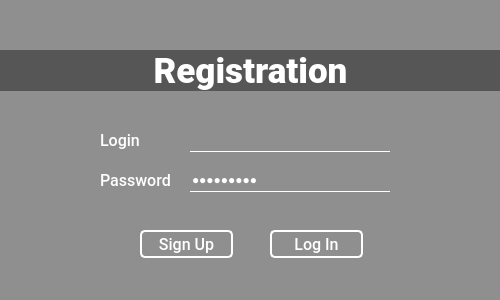
<?xml version="1.0" encoding="UTF-8"?>
<ui version="4.0">
 <class>Reg</class>
 <widget class="QDialog" name="Reg">
  <property name="geometry">
   <rect>
    <x>0</x>
    <y>0</y>
    <width>500</width>
    <height>300</height>
   </rect>
  </property>
  <property name="windowTitle">
   <string>Dialog</string>
  </property>
  <widget class="QLineEdit" name="reg_userId">
   <property name="geometry">
    <rect>
     <x>190</x>
     <y>128</y>
     <width>200</width>
     <height>24</height>
    </rect>
   </property>
   <property name="styleSheet">
    <string notr="true">color: white; background: rgba(0,0,0,0); border: 0px 1px, 0px, 0px; border-bottom: 1px solid white; </string>
   </property>
   <property name="locale">
    <locale language="English" country="UnitedStates"/>
   </property>
   <property name="maxLength">
    <number>20</number>
   </property>
  </widget>
  <widget class="QWidget" name="widget" native="true">
   <property name="geometry">
    <rect>
     <x>0</x>
     <y>0</y>
     <width>500</width>
     <height>400</height>
    </rect>
   </property>
   <property name="styleSheet">
    <string notr="true">background: rgba(0,0,0,0.4);</string>
   </property>
   <widget class="QLabel" name="label">
    <property name="geometry">
     <rect>
      <x>100</x>
      <y>130</y>
      <width>80</width>
      <height>20</height>
     </rect>
    </property>
    <property name="font">
     <font>
      <family>Roboto Medium</family>
      <pointsize>12</pointsize>
     </font>
    </property>
    <property name="styleSheet">
     <string notr="true">color: white; background: rgba(0,0,0,0);</string>
    </property>
    <property name="text">
     <string>Login</string>
    </property>
   </widget>
   <widget class="QLabel" name="label_2">
    <property name="geometry">
     <rect>
      <x>100</x>
      <y>170</y>
      <width>72</width>
      <height>20</height>
     </rect>
    </property>
    <property name="font">
     <font>
      <family>Roboto Medium</family>
      <pointsize>12</pointsize>
      <weight>50</weight>
      <bold>false</bold>
     </font>
    </property>
    <property name="layoutDirection">
     <enum>Qt::LeftToRight</enum>
    </property>
    <property name="styleSheet">
     <string notr="true">color: white; background: rgba(0,0,0,0);</string>
    </property>
    <property name="text">
     <string>Password</string>
    </property>
   </widget>
   <widget class="QLabel" name="label_3">
    <property name="geometry">
     <rect>
      <x>0</x>
      <y>50</y>
      <width>501</width>
      <height>41</height>
     </rect>
    </property>
    <property name="font">
     <font>
      <family>Roboto Black</family>
      <pointsize>26</pointsize>
      <weight>75</weight>
      <bold>true</bold>
     </font>
    </property>
    <property name="text">
     <string>&lt;html&gt;&lt;head/&gt;&lt;body&gt;&lt;p align=&quot;center&quot;&gt;&lt;span style=&quot; color:#ffffff;&quot;&gt;Registration&lt;/span&gt;&lt;/p&gt;&lt;/body&gt;&lt;/html&gt;</string>
    </property>
   </widget>
   <widget class="QPushButton" name="reg_loginButton">
    <property name="geometry">
     <rect>
      <x>270</x>
      <y>230</y>
      <width>93</width>
      <height>28</height>
     </rect>
    </property>
    <property name="minimumSize">
     <size>
      <width>93</width>
      <height>28</height>
     </size>
    </property>
    <property name="maximumSize">
     <size>
      <width>93</width>
      <height>28</height>
     </size>
    </property>
    <property name="font">
     <font>
      <family>Roboto Medium</family>
      <pointsize>12</pointsize>
     </font>
    </property>
    <property name="cursor">
     <cursorShape>PointingHandCursor</cursorShape>
    </property>
    <property name="styleSheet">
     <string notr="true">color: white; background: rgba(0,0,0,0); border: 2px solid white; border-radius: 5px;</string>
    </property>
    <property name="text">
     <string>Log In</string>
    </property>
   </widget>
   <widget class="QPushButton" name="reg_registerButton">
    <property name="geometry">
     <rect>
      <x>140</x>
      <y>230</y>
      <width>93</width>
      <height>28</height>
     </rect>
    </property>
    <property name="minimumSize">
     <size>
      <width>93</width>
      <height>28</height>
     </size>
    </property>
    <property name="maximumSize">
     <size>
      <width>93</width>
      <height>28</height>
     </size>
    </property>
    <property name="font">
     <font>
      <family>Roboto Medium</family>
      <pointsize>12</pointsize>
      <weight>50</weight>
      <bold>false</bold>
     </font>
    </property>
    <property name="cursor">
     <cursorShape>PointingHandCursor</cursorShape>
    </property>
    <property name="styleSheet">
     <string notr="true">color: white; background: rgba(0,0,0,0); border: 2px solid white; border-radius: 5px;</string>
    </property>
    <property name="text">
     <string>Sign Up</string>
    </property>
   </widget>
  </widget>
  <widget class="QLineEdit" name="reg_password">
   <property name="geometry">
    <rect>
     <x>190</x>
     <y>168</y>
     <width>200</width>
     <height>24</height>
    </rect>
   </property>
   <property name="styleSheet">
    <string notr="true">color: white; background: rgba(0,0,0,0); border: 0px 1px, 0px, 0px; border-bottom: 1px solid white; </string>
   </property>
   <property name="locale">
    <locale language="English" country="UnitedStates"/>
   </property>
   <property name="text">
    <string>234567uio</string>
   </property>
   <property name="maxLength">
    <number>20</number>
   </property>
   <property name="echoMode">
    <enum>QLineEdit::Password</enum>
   </property>
  </widget>
  <widget class="QLabel" name="background">
   <property name="geometry">
    <rect>
     <x>0</x>
     <y>0</y>
     <width>500</width>
     <height>300</height>
    </rect>
   </property>
   <property name="text">
    <string/>
   </property>
   <property name="pixmap">
    <pixmap resource="../images.qrc">:/new/theme/images/theme/bg3.jpg</pixmap>
   </property>
   <property name="scaledContents">
    <bool>true</bool>
   </property>
  </widget>
  <widget class="QWidget" name="layoutWidget">
   <property name="geometry">
    <rect>
     <x>0</x>
     <y>0</y>
     <width>2</width>
     <height>2</height>
    </rect>
   </property>
   <layout class="QHBoxLayout" name="horizontalLayout_2"/>
  </widget>
  <zorder>layoutWidget</zorder>
  <zorder>background</zorder>
  <zorder>widget</zorder>
  <zorder>reg_userId</zorder>
  <zorder>reg_password</zorder>
 </widget>
 <resources>
  <include location="../images.qrc"/>
 </resources>
 <connections/>
</ui>
